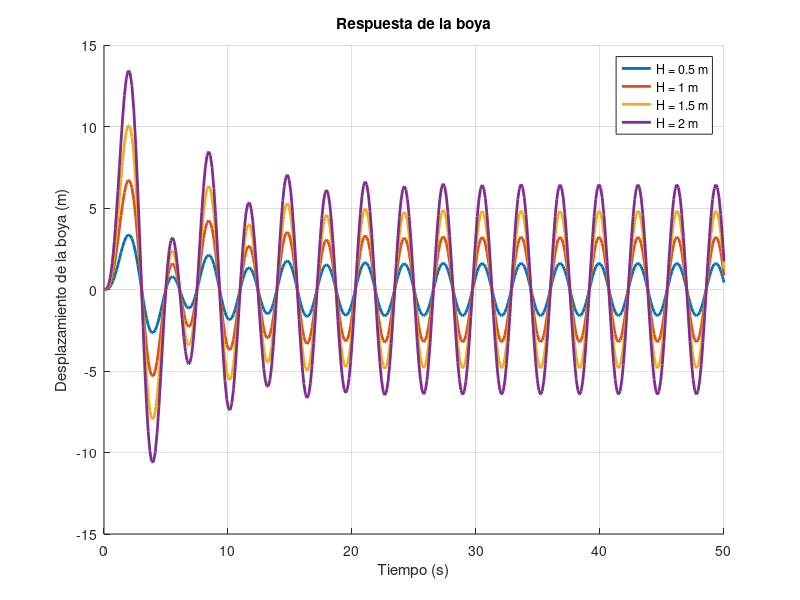

This chart was generated by the following MATLAB code:
clc;
clear;
close all;

m = 50;
c = 20;
k = 50;   % reducido

omega = 2;

tspan = [0 50];
x0 = [0; 0];

H_values = [0.5, 1, 1.5, 2];

figure;
hold on;
grid on;

for i = 1:length(H_values)
    
    H = H_values(i);
    F0 = 500 * H;  % aumentado
    
    f = @(t, x) [
        x(2);
        (1/m)*(F0*sin(omega*t) - c*x(2) - k*x(1))
    ];
    
    [t, x] = ode45(f, tspan, x0);
    
    disp(max(abs(x(:,1)))) % diagnóstico
    
    plot(t, x(:,1), 'LineWidth', 2, ...
        'DisplayName', ["H = ", num2str(H), " m"]);
end

xlabel('Tiempo (s)');
ylabel('Desplazamiento de la boya (m)');
title('Respuesta de la boya');
legend;
